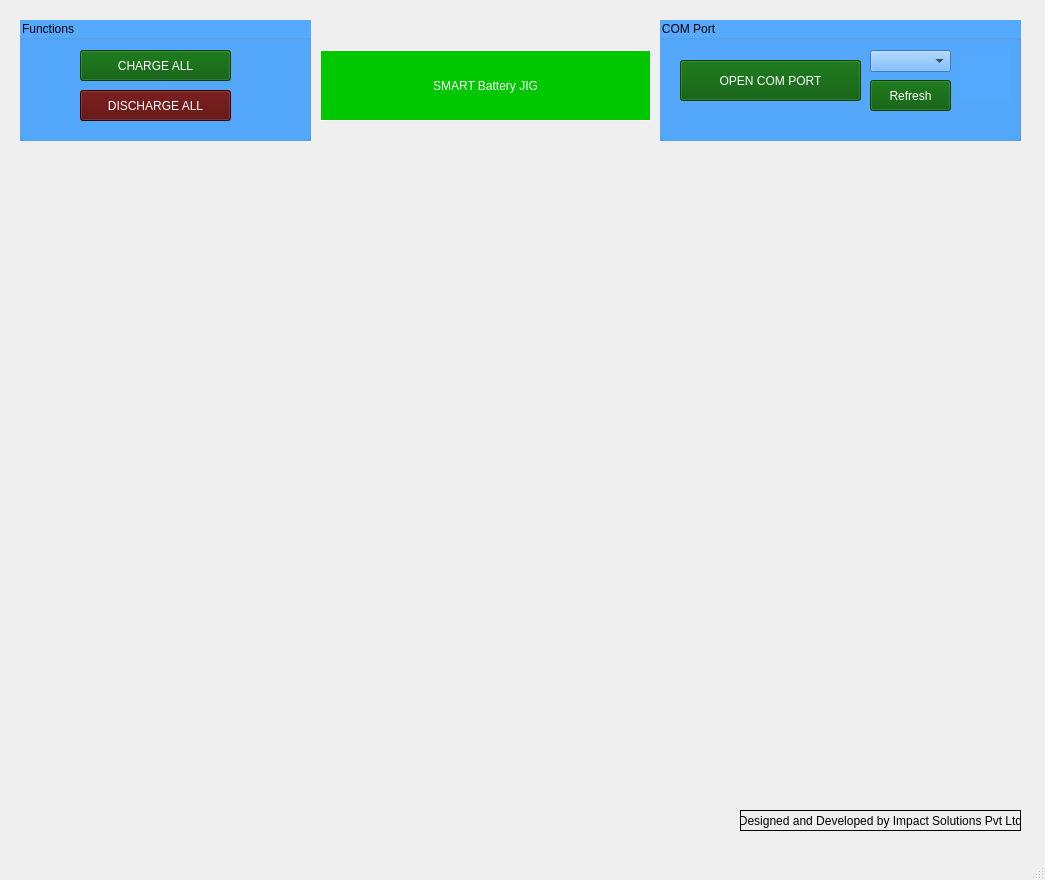
<?xml version="1.0" encoding="UTF-8"?>
<ui version="4.0">
 <class>MainWindow</class>
 <widget class="QMainWindow" name="MainWindow">
  <property name="geometry">
   <rect>
    <x>0</x>
    <y>0</y>
    <width>1045</width>
    <height>880</height>
   </rect>
  </property>
  <property name="windowTitle">
   <string>Smart Battery Jig</string>
  </property>
  <property name="animated">
   <bool>false</bool>
  </property>
  <widget class="QWidget" name="centralwidget">
   <widget class="QWidget" name="gridLayoutWidget">
    <property name="geometry">
     <rect>
      <x>20</x>
      <y>160</y>
      <width>1001</width>
      <height>641</height>
     </rect>
    </property>
    <layout class="QGridLayout" name="gridLayout"/>
   </widget>
   <widget class="QGroupBox" name="groupBox_2">
    <property name="geometry">
     <rect>
      <x>20</x>
      <y>20</y>
      <width>291</width>
      <height>121</height>
     </rect>
    </property>
    <property name="styleSheet">
     <string notr="true">font: 75 14pt &quot;MS Shell Dlg 2&quot;;

background-color:rgb(85, 170, 255)</string>
    </property>
    <property name="title">
     <string>Functions</string>
    </property>
    <property name="flat">
     <bool>true</bool>
    </property>
    <widget class="QPushButton" name="charge_all">
     <property name="geometry">
      <rect>
       <x>60</x>
       <y>30</y>
       <width>151</width>
       <height>31</height>
      </rect>
     </property>
     <property name="styleSheet">
      <string notr="true">background-color: rgb(0, 85, 0);color: rgb(255, 255, 255);</string>
     </property>
     <property name="text">
      <string>CHARGE ALL</string>
     </property>
    </widget>
    <widget class="QPushButton" name="discharge_all">
     <property name="geometry">
      <rect>
       <x>60</x>
       <y>70</y>
       <width>151</width>
       <height>31</height>
      </rect>
     </property>
     <property name="styleSheet">
      <string notr="true">background-color: rgb(85,0, 0);color: rgb(255, 255, 255);</string>
     </property>
     <property name="text">
      <string>DISCHARGE ALL</string>
     </property>
    </widget>
   </widget>
   <widget class="QGroupBox" name="groupBox_3">
    <property name="geometry">
     <rect>
      <x>660</x>
      <y>20</y>
      <width>361</width>
      <height>121</height>
     </rect>
    </property>
    <property name="styleSheet">
     <string notr="true">font: 75 14pt &quot;MS Shell Dlg 2&quot;;

background-color:rgb(85, 170, 255)</string>
    </property>
    <property name="title">
     <string>COM Port</string>
    </property>
    <property name="flat">
     <bool>true</bool>
    </property>
    <widget class="QComboBox" name="cb_comport">
     <property name="geometry">
      <rect>
       <x>210</x>
       <y>30</y>
       <width>81</width>
       <height>22</height>
      </rect>
     </property>
    </widget>
    <widget class="QPushButton" name="pb_Refresh">
     <property name="geometry">
      <rect>
       <x>210</x>
       <y>60</y>
       <width>81</width>
       <height>31</height>
      </rect>
     </property>
     <property name="styleSheet">
      <string notr="true">background-color: rgb(0, 85, 0);color: rgb(255, 255, 255);</string>
     </property>
     <property name="text">
      <string>Refresh</string>
     </property>
    </widget>
    <widget class="QPushButton" name="pushButton">
     <property name="geometry">
      <rect>
       <x>20</x>
       <y>40</y>
       <width>181</width>
       <height>41</height>
      </rect>
     </property>
     <property name="styleSheet">
      <string notr="true">background-color: rgb(0, 85, 0);color: rgb(255, 255, 255);</string>
     </property>
     <property name="text">
      <string>OPEN COM PORT</string>
     </property>
    </widget>
    <widget class="LedIndicator" name="led" native="true">
     <property name="geometry">
      <rect>
       <x>300</x>
       <y>30</y>
       <width>50</width>
       <height>50</height>
      </rect>
     </property>
    </widget>
   </widget>
   <widget class="QLabel" name="label">
    <property name="geometry">
     <rect>
      <x>320</x>
      <y>50</y>
      <width>331</width>
      <height>71</height>
     </rect>
    </property>
    <property name="styleSheet">
     <string notr="true">font: 100 20pt &quot;MS Shell Dlg 2&quot;;
background-color: rgb(0, 200, 0);
color: rgb(255, 255, 255);</string>
    </property>
    <property name="frameShape">
     <enum>QFrame::Box</enum>
    </property>
    <property name="text">
     <string>SMART Battery JIG</string>
    </property>
    <property name="alignment">
     <set>Qt::AlignCenter</set>
    </property>
   </widget>
   <widget class="QLabel" name="label_2">
    <property name="geometry">
     <rect>
      <x>740</x>
      <y>810</y>
      <width>281</width>
      <height>21</height>
     </rect>
    </property>
    <property name="frameShape">
     <enum>QFrame::Box</enum>
    </property>
    <property name="text">
     <string>Designed and Developed by Impact Solutions Pvt Ltd</string>
    </property>
    <property name="alignment">
     <set>Qt::AlignCenter</set>
    </property>
   </widget>
  </widget>
  <widget class="QMenuBar" name="menubar">
   <property name="geometry">
    <rect>
     <x>0</x>
     <y>0</y>
     <width>1045</width>
     <height>21</height>
    </rect>
   </property>
  </widget>
  <widget class="QStatusBar" name="statusbar"/>
 </widget>
 <customwidgets>
  <customwidget>
   <class>LedIndicator</class>
   <extends>QWidget</extends>
   <header>ledindicator.h</header>
   <container>1</container>
  </customwidget>
 </customwidgets>
 <resources/>
 <connections/>
</ui>
